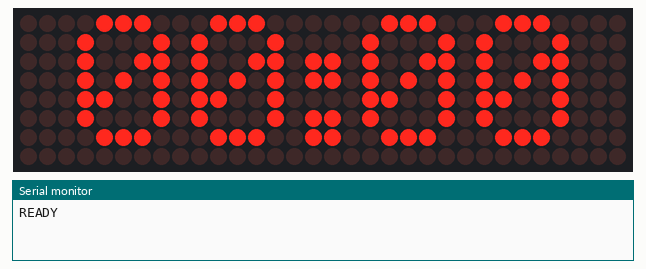
Recording of a sketch running on a simulated ESP8266 (NodeMCU). Shown: 32×8 LED matrix, the last lines printed to the serial monitor. The local clock reads 2024-03-15 10:24:30 at power-on unless the sketch sets it.

Above: at 0.2 s.
At 1.1 s:
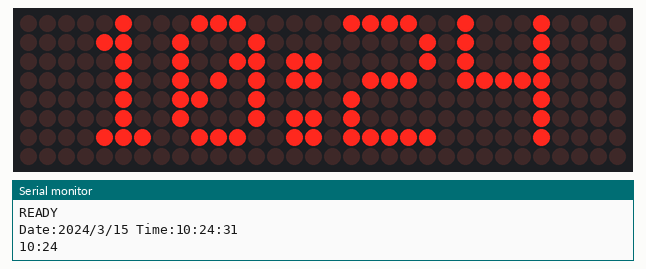
At 30.2 s:
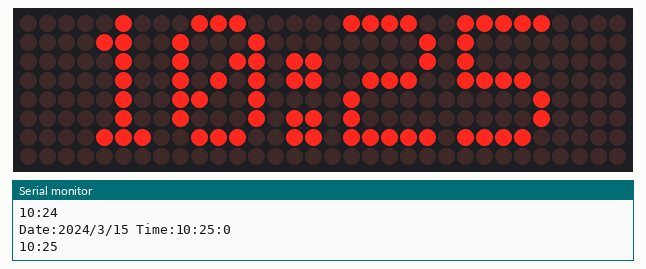
At 90.2 s:
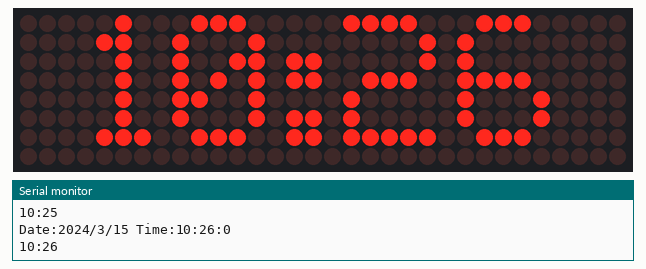

Measured:
- what the display in image 0 shows lasts 1.0 s, from 0.1 s to 1.1 s
- what the display in image 1 shows lasts 29.0 s, from 1.1 s to 30.1 s
- what the display in image 2 shows lasts 60.1 s, from 30.1 s to 90.2 s

The sketch:

ScrollingWithRTC.ino
```cpp
#include <Wire.h>
#include <RtcDS3231.h>
#include <MD_Parola.h>
#include <MD_MAX72xx.h>
#include <SPI.h>


#define DEBUG 1

#if DEBUG
#define P_R_I_N_T(x) Serial.println(x)
#else
#define P_R_I_N_T(x)
#endif


// Define the number of devices we have in the chain and the hardware interface
// NOTE: These pin numbers will probably not work with your hardware and may
// need to be adapted
#define HARDWARE_TYPE MD_MAX72XX::FC16_HW
#define MAX_DEVICES 4
#define CLK_PIN   D5  //D5
#define DATA_PIN  D7  //D7
#define CS_PIN    D8  //D8


// HARDWARE SPI
MD_Parola P = MD_Parola(HARDWARE_TYPE, CS_PIN, MAX_DEVICES);
// SOFTWARE SPI
//MD_Parola P = MD_Parola(HARDWARE_TYPE, DATA_PIN, CLK_PIN, CS_PIN, MAX_DEVICES);


uint8_t scrollSpeed = 35;    // default frame delay value, the lower, the faster
textEffect_t scrollEffect = PA_PRINT;
textPosition_t scrollAlign = PA_CENTER;
//uint16_t scrollPause = 1000; // in milliseconds // NOT REQUIRED FOR PRINT


// Global message buffers shared by Serial and Scrolling functions
#define  BUF_SIZE  75
char curMessage[BUF_SIZE] = { "" };
//char newMessage[BUF_SIZE] = { "Hello! Enter new message?" };
char newMessage[BUF_SIZE] = { "00:00" };
bool newMessageAvailable = true;


//For RTC
RtcDS3231<TwoWire> Rtc(Wire);

//int hh=22,mm=00;


//global timer variables
unsigned long previousMillis = 0;
long interval = 1000;


void setup ()
{
    Serial.begin(115200);
    Serial.println("READY");
    Rtc.Begin();

    RtcDateTime compiled = RtcDateTime(__DATE__, __TIME__);
    if (!Rtc.IsDateTimeValid())
    {
        Serial.println("RTC lost confidence in the DateTime!");
        Rtc.SetDateTime(compiled);
    }

    RtcDateTime now = Rtc.GetDateTime();

    Rtc.Enable32kHzPin(false);
    Rtc.SetSquareWavePin(DS3231SquareWavePin_ModeNone);


   //SPI Begin
  P.begin();
//  P.displayText(curMessage, scrollAlign, scrollSpeed, scrollPause, scrollEffect, scrollEffect);
  P.displayText(curMessage, scrollAlign, scrollSpeed,  scrollEffect, scrollEffect);// NO SCROLL PAUSE, NO FLICKERING

//initially read current datetime and plus offset our countdown mm variable by the current minute

    now = Rtc.GetDateTime();

//    scrollPause = 55000;
//    hh = 22+now.Hour();
//    mm = 60+now.Minute();

//    Serial.println("Minute: "+mm);

}//SETUP ENDS


void loop ()
{

  //For Animation
  if (P.displayAnimate())
  {
//    P_R_I_N_T("Got animate command");

    if (newMessageAvailable)
    {
//      P_R_I_N_T("New Msg Found");
      strcpy(curMessage, newMessage);
      newMessageAvailable = false;
    }
    P.displayReset();
  }


    setTimer();
//    readSerial();

}//END OF LOOP


void setTimer(){

  unsigned long currentMillis = millis();

  if(currentMillis - previousMillis > interval) {
   previousMillis = currentMillis;
//   Serial.println("Ticking every 1 seconds"); //3=interval
//   Serial.println(previousMillis);


   //    server.handleClient(); //Handling of incoming requests
    RtcDateTime now = Rtc.GetDateTime();
//                  now = Rtc.GetDateTime();
    //Print RTC time to Serial Monitor

    Serial.print("\nDate:");
    Serial.print(now.Year(), DEC);
    Serial.print('/');
    Serial.print(now.Month(), DEC);
    Serial.print('/');
    Serial.print(now.Day(), DEC);
    Serial.print(" Time:");
    Serial.print(now.Hour(), DEC);
    Serial.print(':');
    Serial.print(now.Minute(), DEC);
    Serial.print(':');
    Serial.println(now.Second(), DEC);


//    sprintf(newMessage, " %d:%d:%d", now.Hour(), now.Minute(), now.Second());
    sprintf(newMessage, "%d:%d", now.Hour(), now.Minute());
    Serial.println(newMessage);
    newMessageAvailable = true;

  }
}
```
